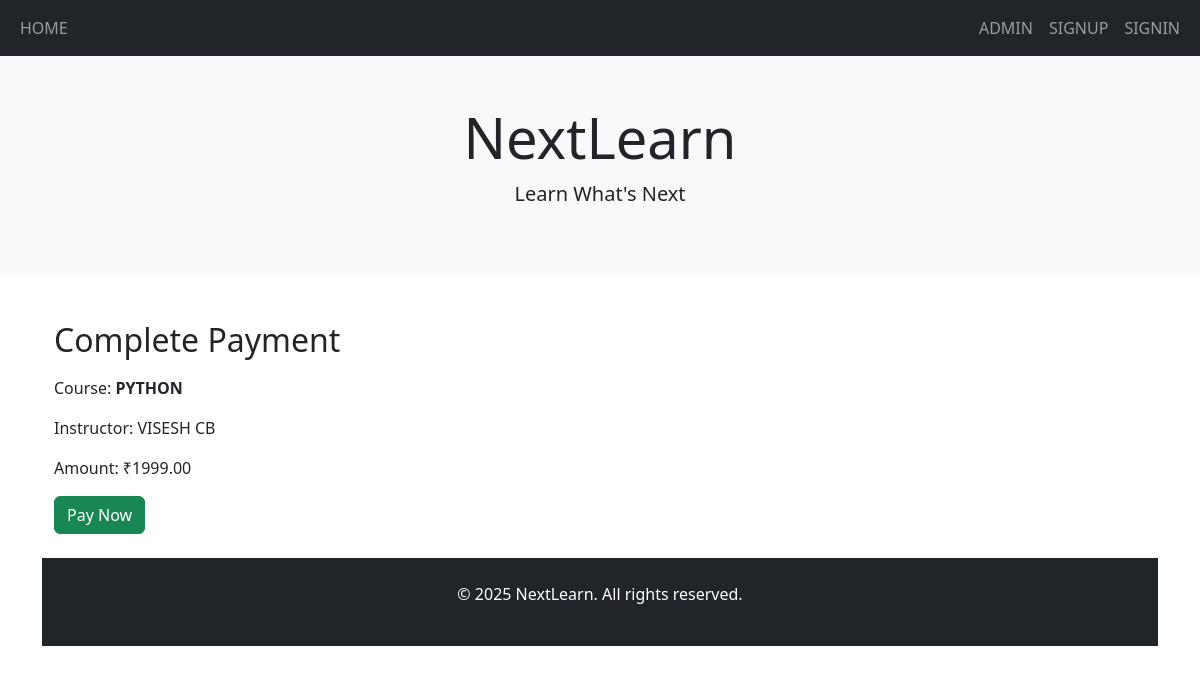
Screenshot of /payment/18/ with the database file from the repository.
### learn/models.py (models this page shows, shortened)
class UserProfile(models.Model):
    ROLE_CHOICES = (
        ('student', 'Student'),
        ('instructor', 'Instructor'),
        ('admin','Admin')
    )
    user = models.OneToOneField(User, on_delete=models.CASCADE)
    role = models.CharField(max_length=10, choices=ROLE_CHOICES)
    selected_course = models.ForeignKey(Course, on_delete=models.SET_NULL, null=True, blank=True)
    payment_done = models.BooleanField(default=False)

class Course(models.Model):
    title = models.CharField(max_length=200)
    description = models.TextField()
    category = models.ForeignKey(Category, on_delete=models.SET_NULL, null=True)
    instructor = models.ForeignKey(User, on_delete=models.CASCADE)
    created_at = models.DateTimeField(auto_now_add=True)
    price = models.DecimalField(max_digits=8, decimal_places=2, default=0.00)

### learn/views.py (the view)
# urls.py: path('payment/<int:user_id>/', views.payment_page, name='payment_page'),
@csrf_exempt
def payment_page(request, user_id):
    user = get_object_or_404(User, id=user_id)
    profile = get_object_or_404(UserProfile, user=user)
    if request.method == 'POST':
        profile.payment_done = True
        profile.save()
        if profile.selected_course:
            Enrollment.objects.get_or_create(student=user, course=profile.selected_course)
        return redirect('signin')  # Or redirect to dashboard if you prefer
    return render(request, 'payment.html', {'profile': profile})

### templates/payment.html (shortened to what this page needs)
{% extends 'index.html' %}
{% block content %}
<div class="container mt-5">
    <h2 class="mb-3">Complete Payment</h2>
    <p>Course: <strong>{{ profile.selected_course.title }}</strong></p>
    <p>Instructor: {{ profile.selected_course.instructor.get_full_name }}</p>
    <p>Amount: ₹{{ profile.selected_course.price }}</p>
    <form method="POST">
        <button type="submit" class="btn btn-success">Pay Now</button>
    </form><br>
</div>
{% endblock %}

### rows the page displays
UserProfile: selected_course "PYTHON", selected_course.instructor.get_full_name "VISESH CB", selected_course.price "1999.00"
